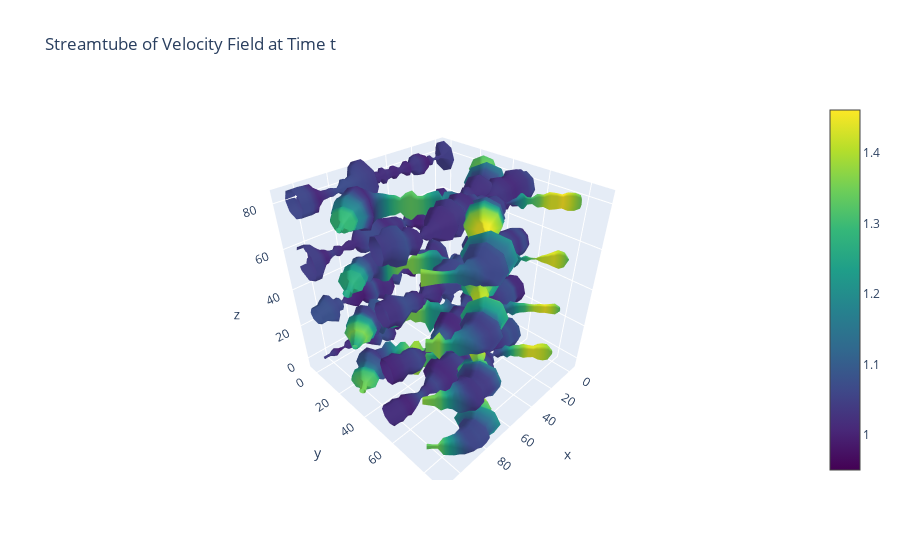

The notebook cell saved with this chart:
### Code cell
# Define the starting points for streamtubes or let Plotly choose automatically
# For a custom starting grid (e.g., at the mid-plane in Z), you might define starts as follows:
s = 5
starts = dict(x=X[::s, 0, ::s].flatten(), y=Y[::s, 0, ::s].flatten(), z=Z[::s, 0, ::s].flatten())

# Create the streamtube plot
fig = go.Figure(data=go.Streamtube(x=X.flatten(), y=Y.flatten(), z=Z.flatten(), 
                                   u=ui.flatten(), v=vi.flatten(), w=wi.flatten(),
                                   starts=starts,
                                   colorscale='Viridis', showscale=True))

# Update layout
fig.update_layout(scene=dict(aspectmode='cube'),
                  title_text='Streamtube of Velocity Field at Time t')

# Show figure
fig.show()

### Figure 1 — Plotly figure (JSON) as saved in the notebook; plotly's stock layout.template omitted (floating-point values rounded to 4 significant figures; data arrays with more than 128 entries replaced by an {"elided": "..."} marker saying what was removed)
{"data": [{"colorscale": [[0, "#440154"], [0.1111, "#482878"], [0.2222, "#3e4989"], [0.3333, "#31688e"], [0.4444, "#26828e"], [0.5556, "#1f9e89"], [0.6667, "#35b779"], [0.7778, "#6ece58"], [0.8889, "#b5de2b"], [1, "#fde725"]], "showscale": true, "starts": {"x": [0, 0, 0, 0, 0, 0, 0, 0, 0, 0, 0, 0, 0, 0, 0, 0], "y": [0, 0, 0, 0, 26.32, 26.32, 26.32, 26.32, 52.63, 52.63, 52.63, 52.63, 78.95, 78.95, 78.95, 78.95], "z": [0, 26.32, 52.63, 78.95, 0, 26.32, 52.63, 78.95, 0, 26.32, 52.63, 78.95, 0, 26.32, 52.63, 78.95]}, "type": "streamtube", "u": {"elided": "8000 float values"}, "v": {"elided": "8000 float values"}, "w": {"elided": "8000 float values"}, "x": {"elided": "8000 float values"}, "y": {"elided": "8000 float values"}, "z": {"elided": "8000 float values"}}], "layout": {"scene": {"aspectmode": "cube"}, "title": {"text": "Streamtube of Velocity Field at Time t"}}}
